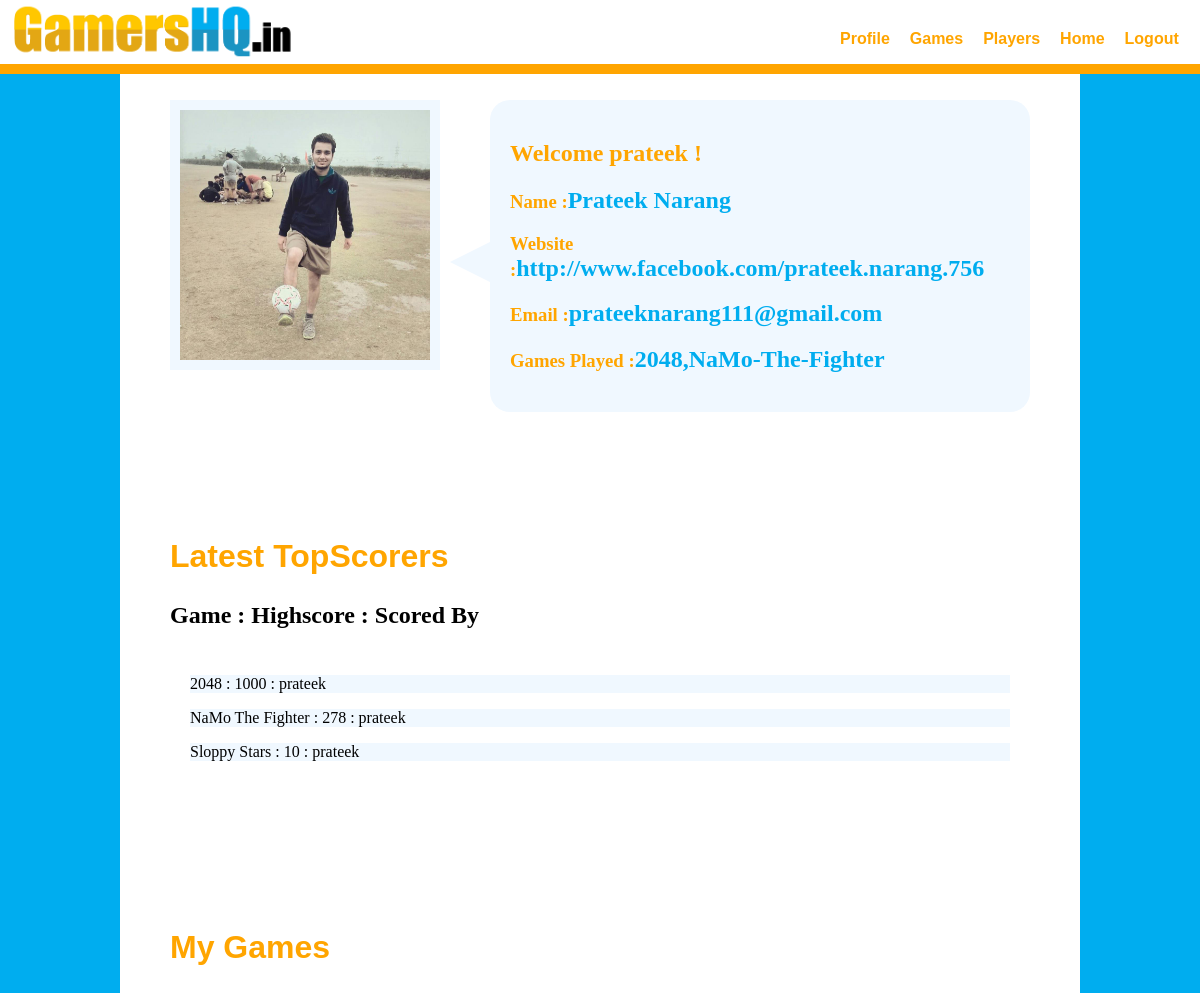
/users/ (signed in), run on the app's committed database.
### login/models.py (models this page shows, shortened)
class UserProfile(models.Model):
	user = models.OneToOneField(User)
	profile_url = models.URLField(blank=True)
	profile_image = models.ImageField(upload_to="profile_image/",blank=True)

### games/models.py (models this page shows, shortened)
class GameDetail(models.Model):
	game_name = models.CharField(max_length=128,blank=False)
	game_image = models.ImageField(upload_to="games_image/",blank=True)
	game_slug_field = models.CharField(max_length=128)
	game_highscore =models.IntegerField(default=0)
	game_highscorer = models.ForeignKey(User)

### users/views.py (the view)
def user_profile_view(request):
	if request.user.is_authenticated():
		current_user = request.user
		uName = current_user.username
		uFullName = current_user.first_name + " " + current_user.last_name
		uEmail = current_user.email
		user_profile = UserProfile.objects.get(user=current_user)
		uPhoto = user_profile.profile_image.path
		uWebsite = user_profile.profile_url
		substr = "/media/"
		position = uPhoto.find(substr)
		uPhoto = uPhoto[position:]
		game_list = GameDetail.objects.all()
		context_dict = {'username':uName,'fullName':uFullName,'photoUrl':uPhoto,
		'website':uWebsite,'email':uEmail,'game_list':game_list}
		return render(request,"user/user_profile.html",context_dict)
	else:
		return HttpResponse("You are Not Logged In !")

### templates/user/user_profile.html (shortened to what this page needs)
<!DOCTYPE HTML>
{% load staticfiles %}
<head>
	<link rel="stylesheet" href="{% static "css/nav.css"  %}">
</head>
<body>
	<nav class="flex_container">
		<img src="{% static "images/logo.jpg" %}"/>
		<br>
		<ul class="flex_container">
			<li><a href ="/users" a>Profile</a></li>
			<li><a href ="/games" a>Games</a></li>
			<li><a href ="/users/all">Players</a></li>
			<li><a href="/feed" a>Home</a></li>
			<li><a href="/logout">Logout</a></li>
		</ul>
	</nav>
	<div id="empty_div"></div>
	<section id="basic_section">
	<div id="inside_body_container" class="flex_container">
		<img id="profile_image"src={{photoUrl}}/>
		<div id="details">
		<h2>Welcome {{username}} !</h2>
		<h3>Name :<strong>{{fullName}}</strong></h3>
		<h3>Website :<strong>{{website}}</strong></h3>
		<h3>Email :<strong>{{email}}</strong></h3>
		<h3>Games Played :<strong>2048,NaMo-The-Fighter</strong></h3>
		</div>
	</div>
	</section>
	<section id="games_section">
	<h1>Latest TopScorers</h1>
	<h2>Game : Highscore : Scored By</h2>
		<ul id="profile_feed">
			{% for x in game_list %}
			<li>
			<p>{{x.game_name}} : {{x.game_highscore}} : {{x.game_highscorer.username}}</p>
			</li>
			{%endfor%}
		</ul>
	</section>
	<section>
	<h1>My Games</h1>
	</section>
</body>
</html>

### static/css/nav.css (style rules this page uses)
body { background-color: white; width:80%; margin: auto; border-radius: 50px; min-height: 800px; }
nav ul { list-style: none; color:blue; margin-left: 40%; margin-top: 30px; }
nav ul li { list-style: none; margin-left: 20px; }
nav a { text-decoration: none; color:orange; font-style: bold; font-family: sans-serif; font-weight: bold; }
nav { background-color: white; border-bottom: 10px solid orange; position:fixed; width: 100%; margin-left: -10%; margin-top: 0%; }
nav img { width:25%; height: 25%; }
.flex_container { display: flex; direction: row; }
section { padding:50px; }
#empty_div { height: 100px; }

### templates/user/user_profile.html (style rules this page uses)
#profile_image { height: 250px; width:250px; border:10px solid aliceblue; }
#empty_div { height: 50px; }
#details { margin-left: 50px; background: aliceblue; padding:20px; min-width:500px; border-radius: 10px; color:orange; border-radius:20px; }
#details:after { width: 0px; height: 0px; content: ""; border:20px solid transparent; border-right:40px solid aliceblue; margin-top: -150px; margin-left:-80px; position: absolute; }
#details h2,h3 { display: block; text-decoration:none; text-shadow:1px 1px 1px 0px black; color:orange; }
section h1 { color:orange; font-size: 2rem; font-family: sans-serif; }
section h2::after { content: ""; height: 10px; width:50px; background-color: orange; }
strong { color:#00adef; font-size:1.5rem; }
#profile_feed { list-style: none; padding:10px; border-radius: 10px; }
#profile_feed li { background-color: aliceblue; margin: 10px; }

### data on the page
UserProfile: profile_url "http://www.facebook.com/prateek.narang.756"
GameDetail: game_name "2048", game_highscore "1000", game_highscorer.username "prateek"
GameDetail: game_name "NaMo The Fighter", game_highscore "278", game_highscorer.username "prateek"
GameDetail: game_name "Sloppy Stars", game_highscore "10", game_highscorer.username "prateek"

### other printed values
{{ username }} "prateek"
{{ fullName }} "Prateek Narang"
{{ email }} "prateeknarang111@gmail.com"
